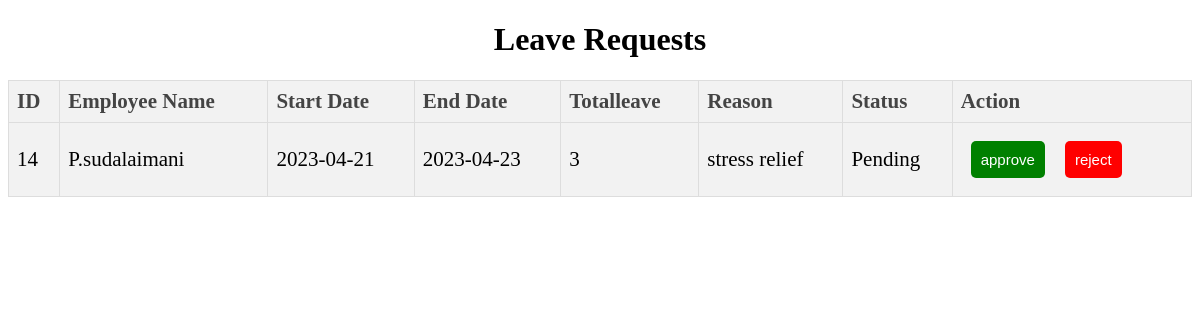
The page /admin/viewleavereq.php (signed in) on the database its author committed.
### tables this page shows
CREATE TABLE IF NOT EXISTS `leave_tbl` (
  `id` int(11) NOT NULL AUTO_INCREMENT,
  `staff_id` int(11) NOT NULL,
  `reason` text NOT NULL,
  `start_date` date NOT NULL,
  `end_date` date NOT NULL,
  `status` varchar(50) NOT NULL,
  `request_date` date NOT NULL,
  PRIMARY KEY (`id`)
);

CREATE TABLE IF NOT EXISTS `staff_tbl` (
  `id` int(11) NOT NULL AUTO_INCREMENT,
  `name` varchar(50) DEFAULT NULL,
  `gender` enum('Male','Female','Other') DEFAULT NULL,
  `email` varchar(50) DEFAULT NULL,
  `mobile` varchar(20) DEFAULT NULL,
  `dob` date DEFAULT NULL,
  `doj` date DEFAULT NULL,
  `address` varchar(100) DEFAULT NULL,
  `city` varchar(50) DEFAULT NULL,
  `state` varchar(50) DEFAULT NULL,
  `country` varchar(50) DEFAULT NULL,
  `department` varchar(50) DEFAULT NULL,
  `picture` varchar(255) DEFAULT NULL,
  PRIMARY KEY (`id`)
);

### admin/viewleavereq.php (the view, shortened to what this page needs)
?><!DOCTYPE html>
<html>
<head>
</head>
<body>
	<h1 align="center">Leave Requests</h1>
	<?php
	include"config.php";
$sqlpend="SELECT l.*,s.*,l.id as lid FROM leave_tbl l
	 JOIN staff_tbl s ON s.id=l.staff_id
	 WHERE l.status='Pending'";
$resultpend=mysqli_query($conn, $sqlpend);
$count=mysqli_num_rows($resultpend);
if($count>0){
	echo "<table>";
	echo "<tr><th>ID</th><th>Employee Name</th><th>Start Date</th><th>End Date</th><th>Totalleave</th><th>Reason</th><th>Status</th><th>Action</th></tr>";
	$totalleave=0;
	while ($row = mysqli_fetch_assoc($resultpend)) {
		$s=strtotime($row['start_date']);
$e=strtotime($row['end_date']);
$totalleave+=ceil(abs($e-$s)/86400)+1;
	  echo "<tr>";
	  echo "<td>" . $row['id'] . "</td>";
	  echo "<td>" . $row['name'] . "</td>";
	  echo "<td>" . $row['start_date'] . "</td>";
	  echo "<td>" . $row['end_date'] . "</td>";
	  echo"<td>".$totalleave."</td>";
	  echo "<td>" . $row['reason'] . "</td>";
	  echo "<td>" . $row['status'] . "</td>";
	  echo "<td>";
	  if ($row['status'] == 'Pending') {
	    echo "<form method='post' action='leave_process.php'>";
	    echo "<input type='submit' name='action' value='approve' class='approve-btn'>";
	    echo "<input type='submit' name='action' value='reject' class='reject-btn'>";
	    echo "</form>";
	  }
	  echo "</td>";
	  echo "</tr>";
	}
	echo "</table>";
}
else{
	echo"<h4 align='center' >NO LEAVE REQUEST</h4>";
	}
	?>
</body>
</html>

### admin/viewleavereq.php (style rules this page uses)
table { font-size: 21px; border-collapse: collapse; width: 100%; }
th, td { text-align: left; padding: 8px; border: 1px solid #ddd; }
th { background-color: #f2f2f2; color: #444; }
tr:nth-child(even) { background-color: #f2f2f2; }
.approve-btn, .reject-btn { padding: 5px 10px; border: none; border-radius: 5px; cursor: pointer; }
input[type='submit'] { padding: 10px; margin: 10px; font-size: 15px; }
.approve-btn { background-color: green; color: white; }
.reject-btn { background-color: red; color: white; }

### rows shown on the page
leave_tbl: staff_tbl.id "14", staff_tbl.name "P.sudalaimani", start_date "2023-04-21", end_date "2023-04-23", totalleave "3", reason "stress relief", status "Pending"
